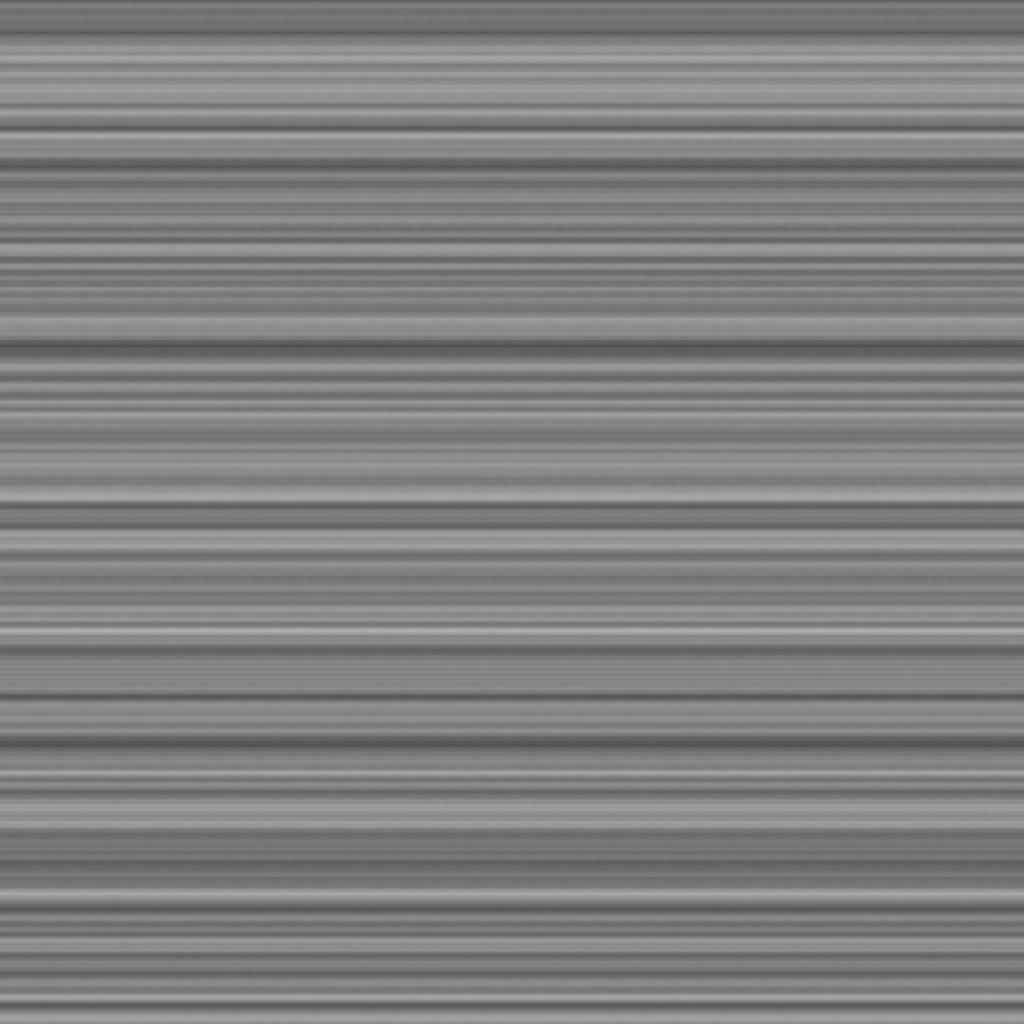

Generate this figure with Python:
from PIL import Image, ImageFilter
import random

def generate_metal_texture(width=800, height=600, intensity=50):
    # Crea immagine in scala di grigi con rumore
    img = Image.new("L", (width, height))
    pixels = img.load()

    # Rumore orizzontale tipo "brushed"
    for y in range(height):
        line_noise = random.randint(100 - intensity, 155 + intensity)
        for x in range(width):
            # Aggiunge variazioni minime tra i pixel per simulare l'effetto spazzolato
            pixels[x, y] = line_noise + random.randint(-8, 8)

    # Applica un motion blur orizzontale
    img = img.filter(ImageFilter.GaussianBlur(radius=1))
    img = img.filter(ImageFilter.BoxBlur(3))

    return img

if __name__ == "__main__":
    texture = generate_metal_texture(1024, 1024, intensity=60)
    texture.save("metal_texture.png")
    texture.show()
